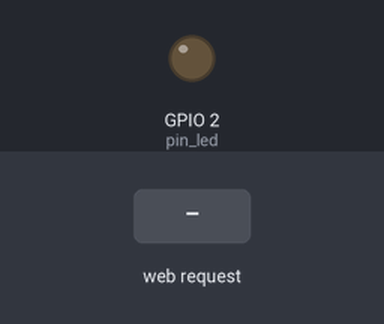
Bench run of a sketch on a simulated ESP32. On the bench: output pins drawn as LEDs (lit = HIGH). Inputs (shaded band) come from the test bench. WiFi joins after 1.5 s; servers stay silent unless stated; what the sketch prints to the serial monitor is not drawn.

Above: at 2.7 s.
2.8 s: HTTP request GET /toggle received
At 3.1 s:
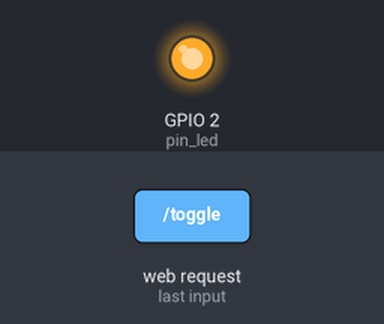
Timing chart, 0 to 5.8 s (numbered marks = the images above; inputs shaded):
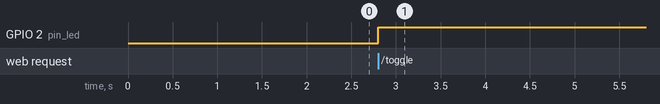

Measured:
- after the input at 2.8 s, GPIO 2 (pin_led): LOW → HIGH at once

The sketch:

simple_webserver.ino
```cpp
// (licence header left out)
#include <WiFi.h>
#include <WebServer.h>

WebServer server;
uint8_t pin_led = 2; // LED_BUILTIN
char* ssid = "YOUR_SSID";
char* password = "YOUR_PASSWORD";

void setup()
{
  pinMode(pin_led, OUTPUT);
  WiFi.begin(ssid,password);
  Serial.begin(115200);
  while(WiFi.status()!=WL_CONNECTED)
  {
    Serial.print(".");
    delay(500);
  }
  Serial.println("");
  Serial.print("IP Address: ");
  Serial.println(WiFi.localIP());

  server.on("/",[](){server.send(200,"text/plain","Hello World!");});
  server.on("/toggle",toggleLED);
  server.begin();
}

void loop()
{
  server.handleClient();
}

void toggleLED()
{
  digitalWrite(pin_led,!digitalRead(pin_led));
  server.send(204,"");
}
```
